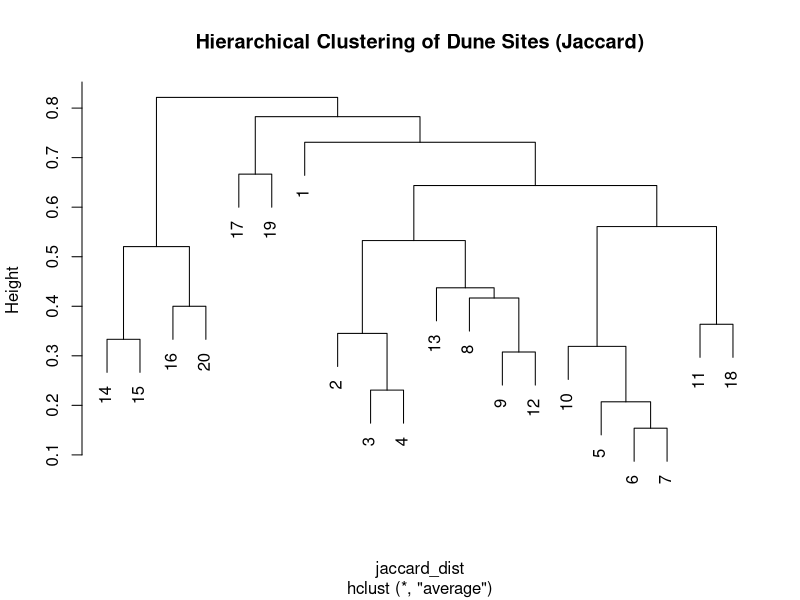
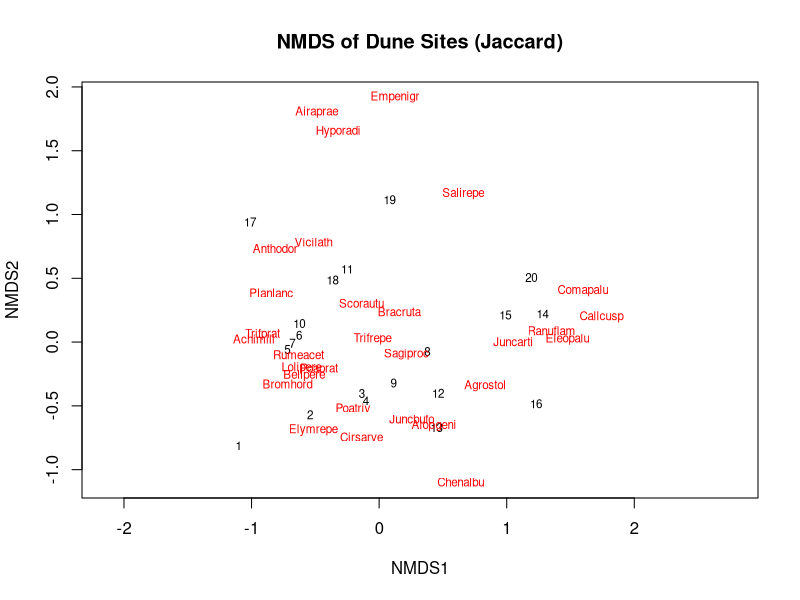

The R source for these figures, in order:
## ---- chunk 1
library(vegan)
data(dune)

# Calculate Jaccard distance matrix (based on presence/absence)
jaccard_dist <- vegdist(dune, method = "jaccard", binary = TRUE)
jaccard_dist
## ---- chunk 2
# Sørensen distance (complement of similarity)
sorensen_dist <- vegdist(dune, method = "bray", binary = TRUE)
sorensen_dist
## ---- chunk 3
# Convert to matrices for comparison
jaccard_matrix <- as.matrix(jaccard_dist)
sorensen_matrix <- as.matrix(sorensen_dist)

# Compare distances for first 5 sites
jaccard_matrix[1:5, 1:5]
sorensen_matrix[1:5, 1:5]
## ---- chunk 4
# Hierarchical clustering with Jaccard distances
jaccard_hclust <- hclust(jaccard_dist, method = "average")
plot(jaccard_hclust, main = "Hierarchical Clustering of Dune Sites (Jaccard)")
## ---- chunk 5
# NMDS visualization with Jaccard distances
jaccard_nmds <- metaMDS(dune, distance = "jaccard", binary = TRUE)
plot(jaccard_nmds, type = "t", main = "NMDS of Dune Sites (Jaccard)")
